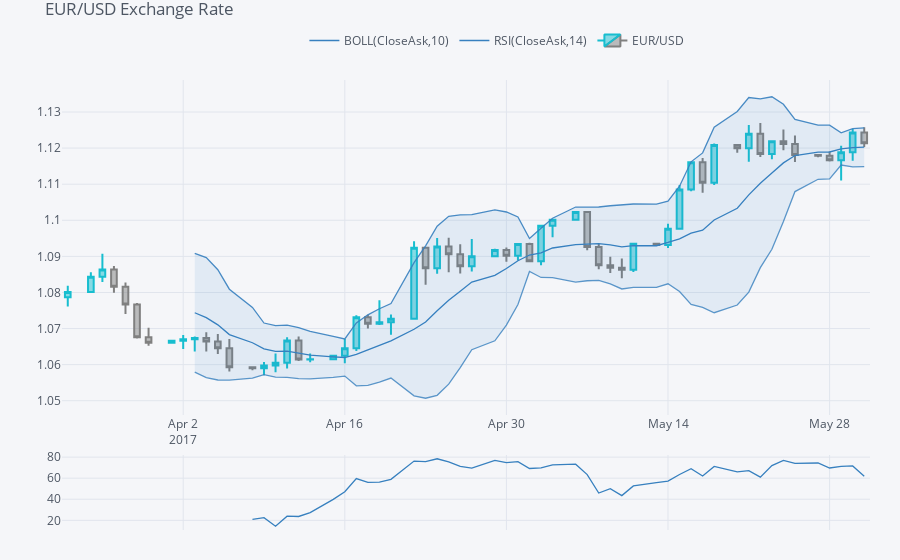

Write notebook code for a chart like this one.
### Code cell
# RSI

qf.add_rsi(periods = 14, 
           showbands = False)

plyo.iplot(qf.iplot(asFigure = True), image='png', filename = 'qf_03')
